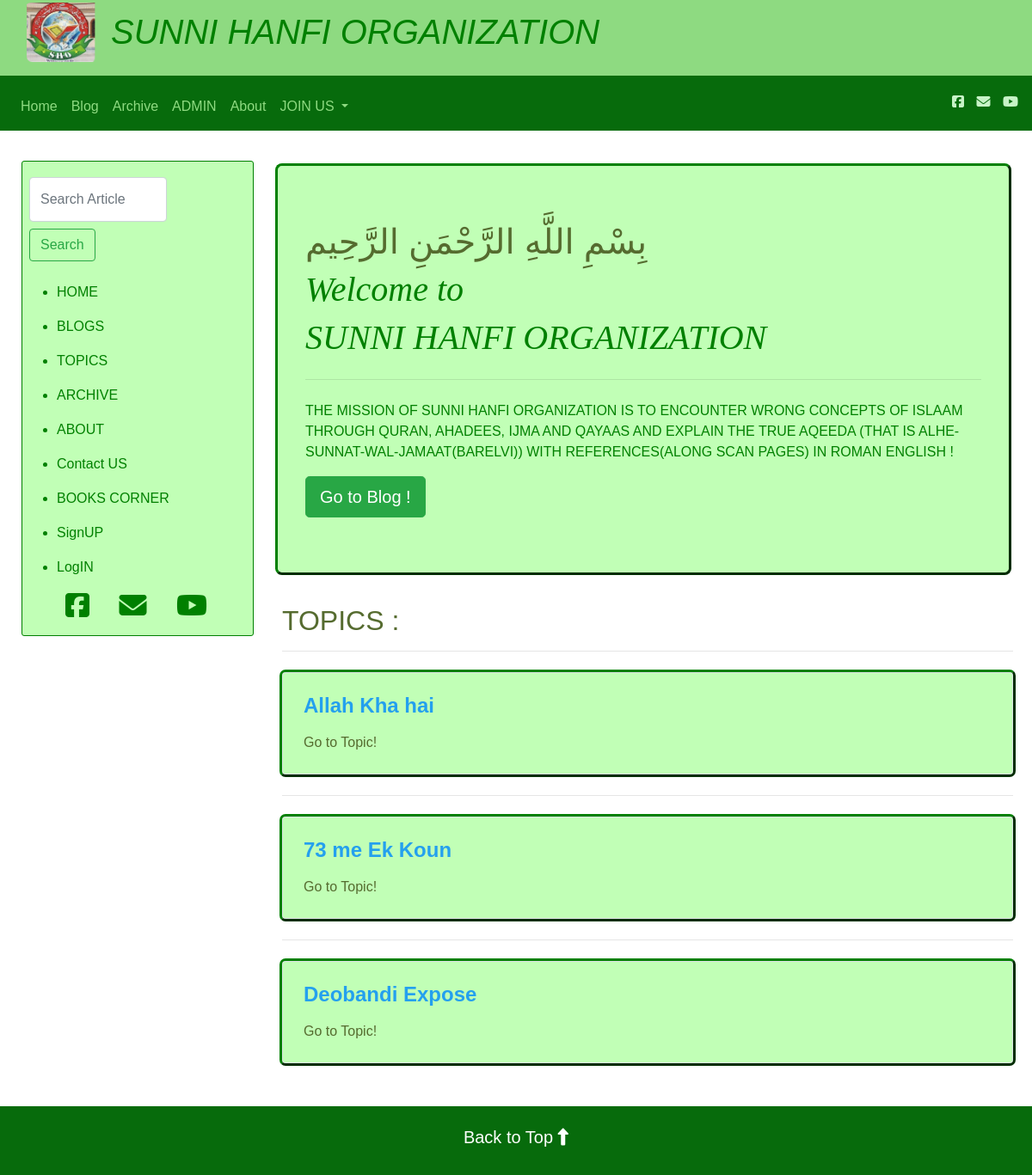
The page / on the database its author committed.
### blog/models.py (models this page shows, shortened)
class Post(models.Model):
    MONTHLY_CHOICES = (
        ('JAN', 'JAN',),
        ('FEB', 'FEB',),
        ('MAR', 'MAR',),
        ('APR', 'APR',),
        ('MAY', 'MAY',),
        ('JUN', 'JUN',),
        ('JUL', 'JUL',),
        ('AUG', 'AUG',),
        ('SEPT', 'SEPT',),
        ('OCT', 'OCT',),
        ('NOV', 'NOV',),
        ('DEC', 'DEC',),
    )
    YEARLY_CHOICES = (
        ('2014', '2014',),
        ('2015', '2015',),
        ('2016', '2016',),
        ('2017', '2017',),
        ('2018', '2018',),
        ('2019', '2019',),
        ('2020', '2020',),
        ('2021', '2021',),
        ('2022', '2022',),
        ('2023', '2023',),
        ('2024', '2024',),
        ('2025', '2025',),
        ('2026', '2026',),
        ('2027', '2027',),
        ('2028', '2028',),
        ('2029', '2029',),
        ('2030', '2030',),
        ('2031', '2031',),
        ('2032', '2032',),
        ('2033', '2033',),
        ('2034', '2034',),
        ('2035', '2035',),
        ('2036', '2036',),
        ('2037', '2037',),
        ('2038', '2038',),
        ('2039', '2039',),
        ('2040', '2040',),
    )
    sno = models.AutoField(primary_key=True)
    title = models.CharField(max_length=255)
    author = models.CharField(max_length=100)
    brief = models.TextField(max_length=480,null=True)
    content = models.TextField()
    slug = models.CharField(max_length=130)
    views = models.IntegerField(default=0)
    topicsub = models.ForeignKey(Topic, blank=True, null=True, on_delete=models.CASCADE)
    rewrite_topicsub = models.CharField('Rewrite Topicsub (same as above) exactly {very compulsory} else this will not appear with "Topic section"',max_length=255,null=True,blank=True)
    timeStamp = models.DateTimeField(auto_now_add=True)
    monthly = models.CharField(
        choices=MONTHLY_CHOICES,
        max_length=20,
        null=True
    )
    yearly= models.CharField(
        choices=YEARLY_CHOICES,
        max_length=30,
        null=True,
    )

### home/views.py (the view)
# urls.py: 2. Add a URL to urlpatterns:  path('', views.home, name='home')
def home(request):
    all_post = Post.objects.all()
    subtopicsLis = set()
    for post in all_post:
        subtop = post.rewrite_topicsub
        p = subtopicsLis.add(subtop)
    subtopicsLis1 = list(subtopicsLis)
    context = { "subtopicsLis1": subtopicsLis1,
                "all_post" : all_post,
                "home_page": "active",
                }
    return render(request, 'home/Home.html',context)

### blog/templatetags/extras.py (called while the page is built)
@register.filter(name='underscore')
def underscore(value):
    return value.replace("_"," ")

### templates/home/Home.html (shortened to what this page needs)
{% extends 'base.html' %}
{% load extras %}
{% block body %}
<div class="row" style="height: auto !important; margin-right: 10px; margin-left: 10px; margin-top: 10px;">
    <div id="sidebar1" style="height: auto !important;" itemscope="itemscope" itemtype="http://schema.org/WPSideBar"
        style="height: auto !important;">
        <div class="slidebar ty-trigger section" id="slidebar" style="height: auto !important;">
            <div class="widget LinkList" data-version="1" id="LinkList1">
                <h2 style="color: #556B2F; padding:5px;">
                </h2>
                <div class="widget-content">
                    <div id="srch1">
                        <form method="get" style="    margin-left: 0.5rem!important;" action="/search" class="form-inline my-2 my-lg-0 mx-3">
                        <input class="form-control mr-sm-1" type="search" placeholder="Search Article" aria-label="Search" name="query"
                            id="query" style="width:55%">
                        <button class="btn btn-outline-success my-2 mr-sm-1" type="submit">Search</button>
                        </form>
                    </div>
                    <ul style="color: green;">
                        <li><a href="/">
                                <p style=" color: green;">
                                    <p style=" color: green;">HOME</p>
                                </p>
                            </a></li>
                        <li><a href="/blog" style="color: green;">
                                <p>
                                    <p style=" color: green;">BLOGS</p>
                                </p>
                            </a></li>
                        <li><a href="#topic" style="color: green;">
                                <p>
                                    <p style=" color: green;">TOPICS</p>
                                </p>
                            </a></li>
                        <li><a href="/archive" style="color: green;">
                                <p>
                                    <p style=" color: green;">ARCHIVE</p>
                                </p>
                            </a></li>
                        <li><a href="/about" style="color: green;">
                                <p>
                                    <p style=" color: green;">ABOUT</p>
                                </p>
                            </a></li>
                        <li><a href="/contact" style="color: green;">
                                <p>
                                    <p style=" color: green;">Contact US</p>
                                </p>
                            </a></li>
                        <li><a href="/books" style="color: green;">
                                <p>
                                    <p style=" color: green;">BOOKS CORNER</p>
                                </p>
                            </a></li>
                        {% if not user.is_authenticated %}
                        <li>
                            <a class="dropdown-item" data-toggle="modal" data-target="#signUPModal"
                                style="color: green; width:70%; padding: 0px; cursor: pointer;">
                                <p>
                                    <p style=" color: green;">SignUP</p>
                                </p>
                            </a>
                        </li>
                        {% endif %}
                        {% if not user.is_authenticated %}
                        <li>
                            <a class="dropdown-item" data-toggle="modal" data-target="#loginModal"
                                style="color: green; width:70%; padding: 0px; cursor: pointer;">
                                <p>
                                    <p style=" color: green;">LogIN</p>
                                </p>
                            </a>
                        </li>
                        {% endif %}
                        <div>
                            <a style="color: green; padding-left: 10px; padding-right: 20px;"
                                href="https://www.facebook.com/SunniHanfiOrganisationMumbai/"><i
                                    class="fab fa-facebook-square fa-2x"></i></a>
                            <a style="color: green; padding-left: 10px; padding-right: 20px;"
                                href="mailto: imran.shaikh16230@gmail.com" title="email"><i
                                    class="fas fa-envelope fa-2x"></i></a>
                            <a style="color:green; padding-left: 10px;padding-right:20px;"
                                href="https://www.youtube.com/user/786SHO/videos" title="youtube"><i
                                    class="fa fa-youtube-play fa-2x" aria-hidden="true"></i>
                            </a>
                        </div>
                    </ul>
                </div>
            </div>
        </div>
    </div>
    <div class="container my-3 mx-10" id="wrapper1">
        <div class="jumbotron text-white"
            style=" margin-top: 10px; border:0px green ; outline-style: outset; outline-color: green; background-color: rgb(193, 255, 182) ; "" >
            <div style=" color: black;">
            <h1 style="color: #556B2F;"> بِسْمِ اللَّهِ الرَّحْمَنِ الرَّحِيم</h1>
        </div style="color: green;">
        <div>
            <h1 style="color: green; word-break : break-all" id="abc">Welcome to </h1>
            <h1 style="color: green; word-break : break-all" id="abc1">SUNNI HANFI ORGANIZATION</h1>
        </div>
        <hr class="my-4">
        <p style="color:green;">THE MISSION OF SUNNI HANFI ORGANIZATION IS TO ENCOUNTER WRONG CONCEPTS OF ISLAAM THROUGH
            QURAN, AHADEES, IJMA AND QAYAAS AND EXPLAIN THE TRUE AQEEDA (THAT IS ALHE-SUNNAT-WAL-JAMAAT(BARELVI)) WITH
            REFERENCES(ALONG SCAN PAGES) IN ROMAN ENGLISH !</p>
        <a class="btn btn-success btn-lg" href="/blog" role="button">Go to Blog !</a>
    </div>
    <div class="container" id="wrapper2">
        <h2 style="color: #556B2F;">TOPICS :</h2>
        {% for post in subtopicsLis1%}
        {% if post %}
        <hr>
        <div class="row no-gutters border rounded overflow-hidden flex-md-row my-4 shadow-sm h-md-250 position-relative"
            style=" border:0px green ; outline-style: outset; outline-color: green; background-color: rgb(193, 255, 182) ; color: #006a4e; ">
            <div class="col p-4 d-flex flex-column position-static">
                <h4><strong class="d-inline-block mb-2" style="color:rgb(36, 160, 238);">{{post|underscore}}</strong>
                </h4>
                <a href="/topic_page/{{post}}/" style="color:#556B2F;" class="stretched-link">Go to Topic!</a>
            </div>
        </div>
        {% endif %}
        {% endfor %}
    </div>
</div>
</div>
{% endblock body %}

### templates/base.html (style rules this page uses)
#abc1 { font-family: "Georgia"; }
.form-control { width: 97%; }
* { font-family: 'Gill Sans', 'Gill Sans MT', Calibri, 'Trebuchet MS', sans-serif; }

### templates/home/Home.html (style rules this page uses)
#abc { color: rgb(17, 161, 218); font-family: "Georgia"; font-style: italic; }
#abc1 { color: rgb(17, 161, 218); font-family: "Georgia"; font-style: italic; }
@media only screen and (min-width: 1000px) { #wrapper1, #wrapper2, #sidebar1 { float: none; clear: both; margin: 0; } }
@media only screen and (min-width: 1100px) { #sidebar1 { padding-top: 20px; width: 30%; float: right; margin-bottom: 130px; margin-right: 20px; } }
@media only screen and (min-width: 1200px) and (max-width: 1299px) { #wrapper1, #wrapper2 { max-width: 850px; } }
@media only screen and (min-width: 1200px) and (max-width: 1299px) { #sidebar1 { max-width: 270px; } }
@media only screen and (min-width: 1005px) { #wrapper1, #wrapper2 { padding: 0px; width: 70%; float: left; } }
@media only screen and (min-width: 1100px) { #sidebar1 { padding-top: 25px; padding-right: 3px; padding-left: 15px; width: 30%; float: right; } }
@media only screen and (min-width: 250px) { #LinkList1 { border: 0.6px solid green; border-radius: 3px; background-color: rgb(193, 255, 182); } }
@media only screen and (min-width: 300px) { #wrapper1, #wrapper2 { padding: 5px; } }
@media only screen and (min-width: 300px) { #wrapper1 { width: 98%; } }
@media only screen and (min-width: 300px) { #wrapper2 { width: 100%; } }
#wrapper1, #wrapper2 { float: left; }

### rows shown on the page
Post: subtopicsLis1 "Allah Kha hai"
Post: subtopicsLis1 "73 me Ek Koun"
Post: subtopicsLis1 "Deobandi Expose"
